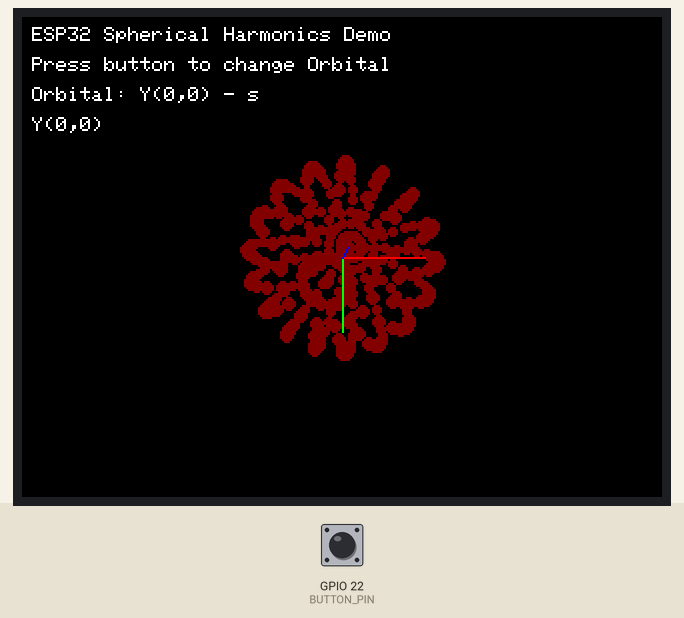
Bench run of a sketch on a simulated ESP32. On the bench: 320×240 colour display. Inputs (shaded band) come from the test bench; at power-on: GPIO 22 (BUTTON_PIN) HIGH. What the sketch prints to the serial monitor is not drawn.

Above: at 1.5 s.
1.6 s: GPIO 22 (BUTTON_PIN) pulled LOW for 0.15 s
At 2.17 s:
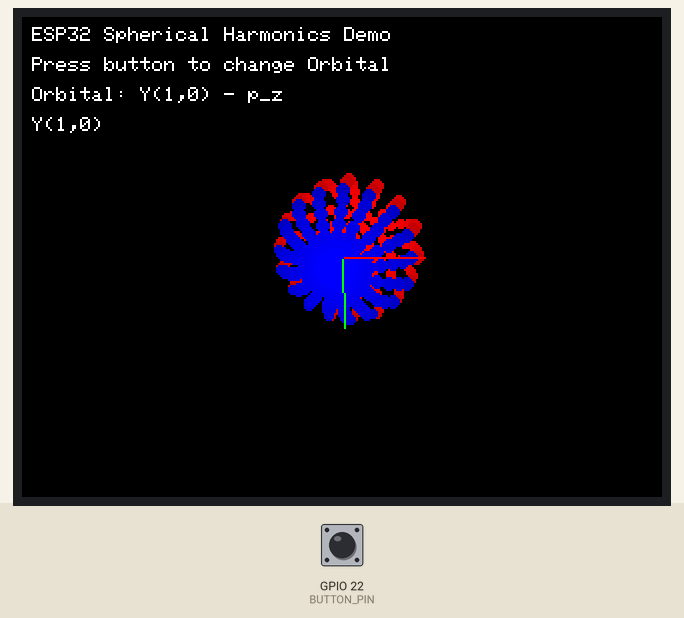
4.5 s: GPIO 22 (BUTTON_PIN) pulled LOW for 1 s
At 5.08 s:
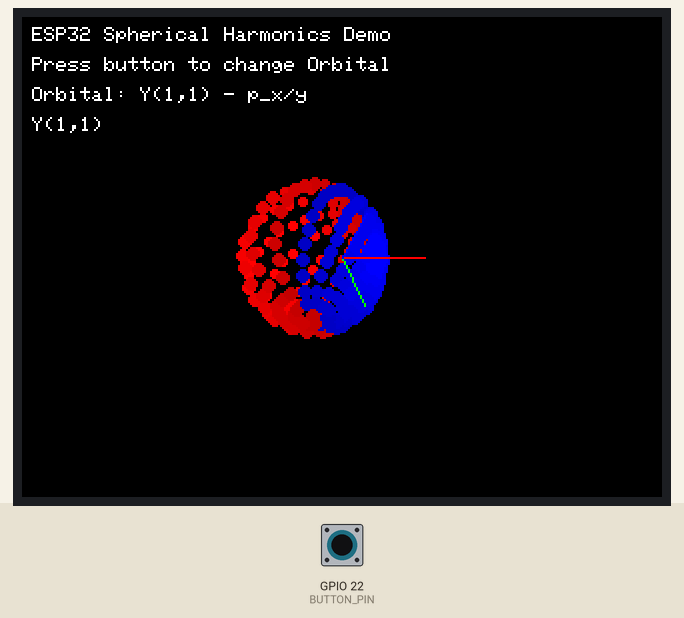
7.4 s: GPIO 22 (BUTTON_PIN) pulled LOW for 0.15 s
At 8.0 s:
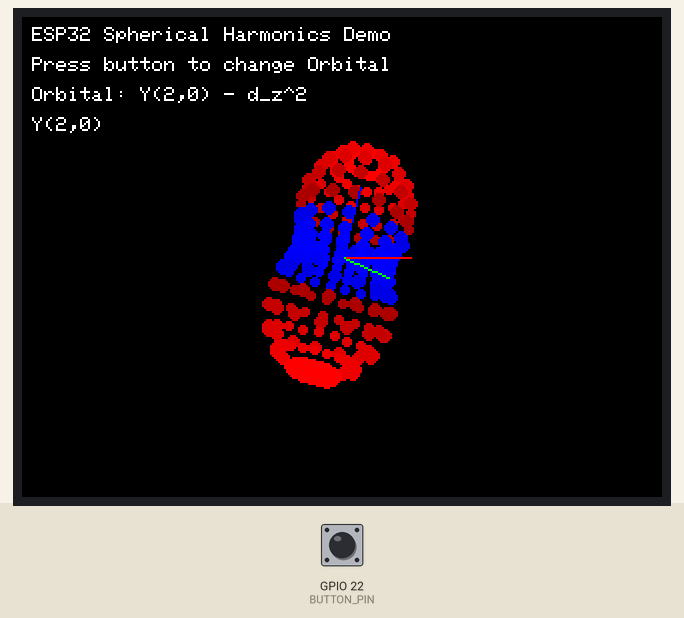
10.3 s: GPIO 22 (BUTTON_PIN) pulled LOW for 3.2 s
At 10.8 s:
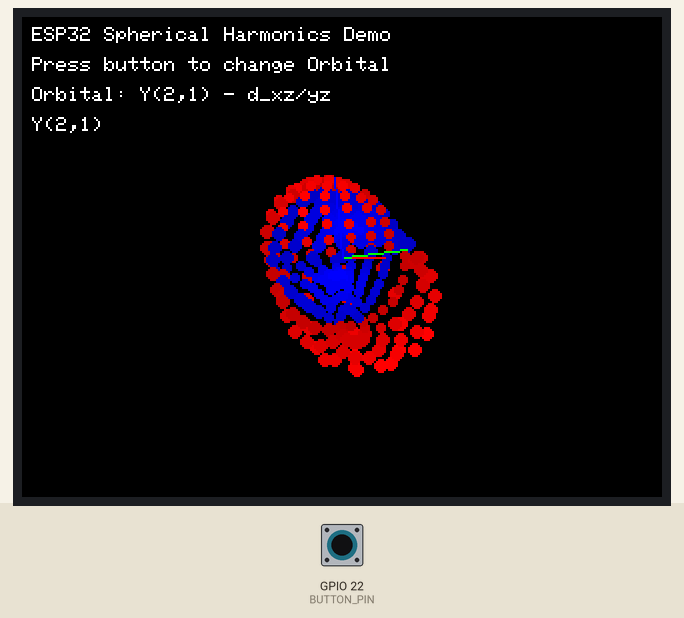
15.0 s: GPIO 22 (BUTTON_PIN) pulled LOW for 0.15 s
At 15.52 s:
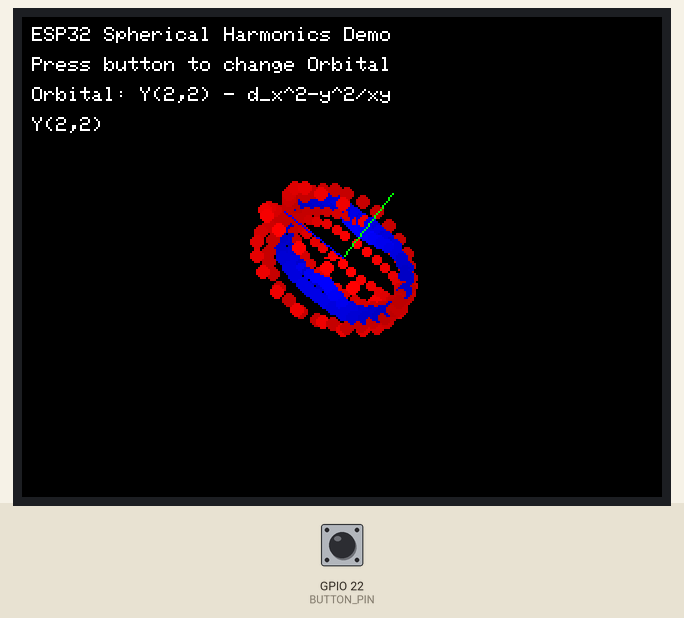
17.8 s: GPIO 22 (BUTTON_PIN) pulled LOW for 1 s
At 18.46 s:
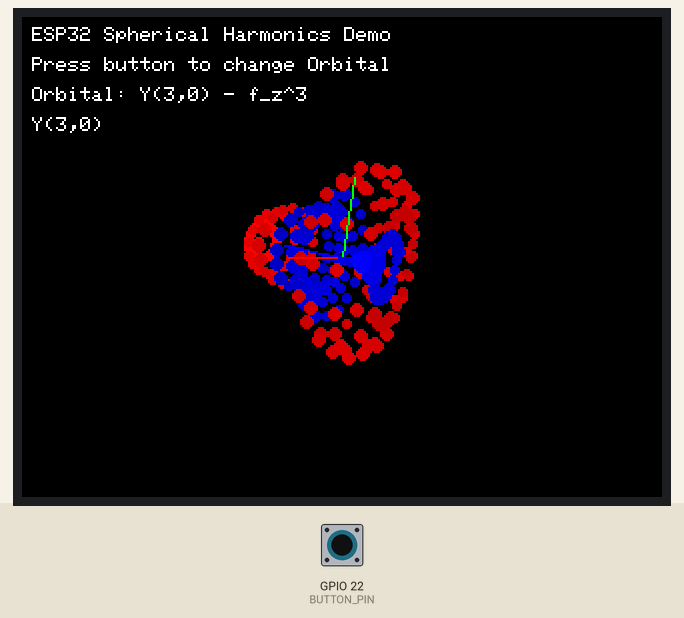
Timing chart, 0 to 20.8 s (numbered marks = the images above; inputs shaded):
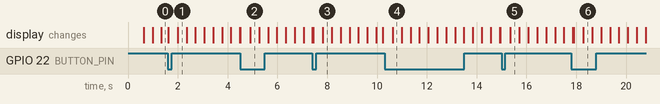

Measured:
- after the input at 10.3 s, the display: changes after 0.33 s (image 4)
- after the input at 15.0 s, the display: changes after 0.35 s (image 5)

The sketch:

demo_fix3.ino
```cpp
#include <TFT_eSPI.h>
#include <SPI.h>
#include <math.h>
#include <stdlib.h> // Required for atof and atoi

TFT_eSPI tft = TFT_eSPI();

// Screen dimensions
#define SCREEN_WIDTH tft.width()
#define SCREEN_HEIGHT tft.height()
#define SCREEN_CENTER_X (SCREEN_WIDTH / 2)
#define SCREEN_CENTER_Y (SCREEN_HEIGHT / 2)

// Color definitions
#define RED_COLOR TFT_RED
#define BLUE_COLOR TFT_BLUE
#define GREEN_COLOR TFT_GREEN
#define YELLOW_COLOR TFT_YELLOW
#define BLACK_COLOR TFT_BLACK
#define WHITE_COLOR TFT_WHITE
#define BACKGROUND_COLOR TFT_BLACK

// Spherical harmonics parameters - Configurable via Serial
float RADIUS = 70.0;
float POINT_SPACING = 6.0;
float ROTATION_SPEED = 0.02;
float ZOOM_FACTOR = 120.0;

const int numTheta = 18;
const int numPhi = 18;

// To store point coordinates for visualization
struct Point3D {
  float x, y, z;
  float r; // Radius from origin
  float value; // Value of the spherical harmonic
};

// Current spherical harmonic type - Now defined by l and m, and button cycles orbitals
int current_l = 0;
int current_m = 0;

// Define a list of orbitals (l, m pairs) to cycle through with the button
struct Orbital {
  int l;
  int m;
  const char* name; // Optional name for display
};

const Orbital orbitals[] = {
    {0, 0, "Y(0,0) - s"},       // s orbital
    {1, 0, "Y(1,0) - p_z"},     // p orbitals
    {1, 1, "Y(1,1) - p_x/y"},
    {2, 0, "Y(2,0) - d_z^2"},    // d orbitals
    {2, 1, "Y(2,1) - d_xz/yz"},
    {2, 2, "Y(2,2) - d_x^2-y^2/xy"},
    {3, 0, "Y(3,0) - f_z^3"},    // f orbitals (example)
    {3, 1, "Y(3,1) - f_xz^2/yz^2"},
    {3, 2, "Y(3,2) - f_xyz/z(x^2-y^2)"},
    {3, 3, "Y(3,3) - f_x^3/y^3"}
};
const int num_orbitals = sizeof(orbitals) / sizeof(orbitals[0]);
int current_orbital_index = 0;


// Rotation variables
float angle_x = 0.0;
float angle_y = 0.0;
float angle_z = 0.0;

// Button pin for orbital change
const int BUTTON_PIN = 22;
int lastButtonState = HIGH;
unsigned long lastDebounceTime = 0;
unsigned long debounceDelay = 100;

// Function prototypes
void drawSphericalHarmonic(int l, int m);
float sphericalHarmonic(int l, int m, float theta, float phi);
float associatedLegendre(int l, int m, float x);
float factorial(int n);
void processSerialCommand(); // New function to handle serial commands

void setup() {
  Serial.begin(115200);
  while (!Serial) {
    ; // Wait for serial port to connect. Needed for native USB on some systems
  }

  // Initialize display
  tft.init();
  tft.setRotation(1); // Adjust as needed for your display
  tft.fillScreen(BACKGROUND_COLOR);

  // Setup button for orbital change
  pinMode(BUTTON_PIN, INPUT_PULLUP);

  // Initialize current orbital from the list
  current_l = orbitals[current_orbital_index].l;
  current_m = orbitals[current_orbital_index].m;

  // Display initial info on TFT
  tft.setTextColor(WHITE_COLOR, BACKGROUND_COLOR);
  tft.setTextSize(1);
  tft.setCursor(5, 5);
  tft.println("ESP32 Spherical Harmonics Demo");
  tft.setCursor(5, 20);
  tft.println("Press button to change Orbital"); // Button now changes Orbitals

  // Print instructions to Serial Monitor
  Serial.println("\nESP32 Spherical Harmonics Demo - Serial Control Enabled");
  Serial.println("----------------------------------------------------");
  Serial.println("Use the serial monitor to adjust parameters.");
  Serial.println("Send commands in the format: parameter=value");
  Serial.println("Available parameters:");
  Serial.println("  l=[int]         - Spherical harmonic degree (l >= 0, e.g., l=3)");
  Serial.println("  m=[int]         - Spherical harmonic order (-l <= m <= l, e.g., m=2)");
  Serial.println("  speed=[float]     - Rotation speed (e.g., speed=0.01)");
  Serial.println("  zoom=[float]      - Zoom factor (e.g., zoom=150)");
  Serial.println("  radius=[float]    - Overall radius (e.g., radius=80)");
  Serial.println("  spacing=[float]   - Point spacing (e.g., spacing=5)");
  Serial.println("----------------------------------------------------");
  Serial.println("Button cycles through predefined orbitals.");
  Serial.println("Use serial commands 'l' and 'm' for direct control.");
  Serial.println("Current parameters:");
  Serial.print("  Orbital: "); Serial.println(orbitals[current_orbital_index].name);
  Serial.print("  l="); Serial.println(current_l);
  Serial.print("  m="); Serial.println(current_m);
  Serial.print("  speed="); Serial.println(ROTATION_SPEED);
  Serial.print("  zoom="); Serial.println(ZOOM_FACTOR);
  Serial.print("  radius="); Serial.println(RADIUS);
  Serial.print("  spacing="); Serial.println(POINT_SPACING);
  Serial.println("----------------------------------------------------\n");
}

void loop() {
  // Check for serial commands and process them
  processSerialCommand();

  // Check button for orbital change (cycles through predefined orbitals)
  int reading = digitalRead(BUTTON_PIN);
  if (reading != lastButtonState && millis() - lastDebounceTime > debounceDelay) {
    if (reading == LOW) { // Button pressed
      current_orbital_index = (current_orbital_index + 1) % num_orbitals; // Cycle through orbitals
      current_l = orbitals[current_orbital_index].l;
      current_m = orbitals[current_orbital_index].m;
      // Clear screen for new orbital
      tft.fillRect(0, 35, SCREEN_WIDTH, SCREEN_HEIGHT - 35, BACKGROUND_COLOR);
      Serial.print("Orbital changed by button to: "); Serial.println(orbitals[current_orbital_index].name);
      Serial.print("l="); Serial.print(current_l); Serial.print(", m="); Serial.println(current_m);
    }
    lastDebounceTime = millis();
  }
  lastButtonState = reading;

  // Update rotation angles
  angle_x += ROTATION_SPEED;
  angle_y += ROTATION_SPEED * 0.7;

  // Clear previous drawing, but keep the header
  tft.fillRect(0, 35, SCREEN_WIDTH, SCREEN_HEIGHT - 35, BACKGROUND_COLOR);

  // Display current orbital info
  tft.setCursor(5, 35);
  tft.print("Orbital: "); tft.println(orbitals[current_orbital_index].name); // Display orbital name
  tft.setCursor(5, 50); // Move cursor down a bit
  tft.print("Y("); tft.print(current_l); tft.print(","); tft.print(current_m); tft.println(")"); // Display Y(l,m)

  drawSphericalHarmonic(current_l, current_m);

  delay(30); // Control animation speed
}

// Function to process serial commands
void processSerialCommand() {
  if (Serial.available() > 0) {
    String command = Serial.readStringUntil('\n');
    command.trim(); // Remove leading/trailing whitespace

    int equalSignIndex = command.indexOf('=');
    if (equalSignIndex != -1) {
      String parameter = command.substring(0, equalSignIndex);
      String valueStr = command.substring(equalSignIndex + 1);

      parameter.trim();
      valueStr.trim();

      if (parameter.equalsIgnoreCase("l")) {
        int value = valueStr.toInt();
        if (value >= 0 && value <= 10) { // Example upper limit for l, adjust if needed
          current_l = value;
          current_m = min(current_m, current_l); // Keep m valid if l is reduced
          current_orbital_index = -1; // Invalidate orbital index for button cycle to restart from list beginning if button is used after serial l/m input
          tft.fillRect(0, 35, SCREEN_WIDTH, SCREEN_HEIGHT - 35, BACKGROUND_COLOR); // Clear for new harmonic
          Serial.print("Spherical harmonic degree (l) set to: "); Serial.println(current_l);
        } else {
          Serial.println("Invalid l value. Must be between 0 and 10 (example limit).");
        }
      } else if (parameter.equalsIgnoreCase("m")) {
        int value = valueStr.toInt();
        if (value >= -current_l && value <= current_l) { // Validate m based on current l
          current_m = value;
          current_orbital_index = -1; // Invalidate orbital index for button cycle to restart from list beginning if button is used after serial l/m input
          tft.fillRect(0, 35, SCREEN_WIDTH, SCREEN_HEIGHT - 35, BACKGROUND_COLOR); // Clear for new harmonic
          Serial.print("Spherical harmonic order (m) set to: "); Serial.println(current_m);
        } else {
          Serial.println("Invalid m value. Must be between -" + String(current_l) + " and " + String(current_l) + " for current l=" + String(current_l));
        }
      }  else if (parameter.equalsIgnoreCase("speed")) {
        float value = valueStr.toFloat();
        ROTATION_SPEED = value;
        Serial.print("Rotation speed set to: "); Serial.println(ROTATION_SPEED);
      } else if (parameter.equalsIgnoreCase("zoom")) {
        float value = valueStr.toFloat();
        ZOOM_FACTOR = value;
        Serial.print("Zoom factor set to: "); Serial.println(ZOOM_FACTOR);
      } else if (parameter.equalsIgnoreCase("radius")) {
        float value = valueStr.toFloat();
        RADIUS = value;
        Serial.print("Radius set to: "); Serial.println(RADIUS);
      } else if (parameter.equalsIgnoreCase("spacing")) {
        float value = valueStr.toFloat();
        POINT_SPACING = value;
        Serial.print("Point spacing set to: "); Serial.println(POINT_SPACING);
      } else {
        Serial.print("Unknown parameter: "); Serial.println(parameter);
        Serial.println("Available parameters are: l, m, speed, zoom, radius, spacing");
      }
    } else {
      Serial.println("Invalid command format. Use parameter=value");
    }
  }
}


// Calculate and draw the selected spherical harmonic
void drawSphericalHarmonic(int l, int m) {

  Point3D points[numTheta * numPhi];

  int idx = 0;
  float min_value = 1000.0;
  float max_value = -1000.0;

  // Calculate spherical harmonic values at various points on a sphere
  for (int i = 0; i < numTheta; i++) {
    float theta = M_PI * i / (numTheta - 1);
    for (int j = 0; j < numPhi; j++) {
      float phi = 2.0 * M_PI * j / (numPhi - 1);

      // Calculate spherical harmonic value
      float value = sphericalHarmonic(l, m, theta, phi);

      // Store the min/max values for normalization
      if (value < min_value) min_value = value;
      if (value > max_value) max_value = value;

      // Convert to cartesian coordinates
      // Scale the radius by the harmonic value (amplify for visualization)
      float r = RADIUS * (0.5 + 0.5 * value);
      float sin_theta = sin(theta);

      points[idx].x = r * sin_theta * cos(phi);
      points[idx].y = r * sin_theta * sin(phi);
      points[idx].z = r * cos(theta);
      points[idx].value = value;
      points[idx].r = r;

      idx++;
    }
  }

  // Normalize the values for color mapping
  float range = max_value - min_value;
  if (range < 0.001) range = 1.0; // Prevent division by zero

  // Draw the points
  for (int i = 0; i < numTheta * numPhi; i++) {
    // Apply rotation
    float x = points[i].x;
    float y = points[i].y;
    float z = points[i].z;

    // Rotate around X axis
    float y1 = y * cos(angle_x) - z * sin(angle_x);
    float z1 = y * sin(angle_x) + z * cos(angle_x);

    // Rotate around Y axis
    float x2 = x * cos(angle_y) + z1 * sin(angle_y);
    float z2 = -x * sin(angle_y) + z1 * cos(angle_y);

    // Project 3D to 2D with perspective
    float scale = ZOOM_FACTOR / (ZOOM_FACTOR + z2);
    int screen_x = SCREEN_CENTER_X + (int)(x2 * scale);
    int screen_y = SCREEN_CENTER_Y + (int)(y1 * scale);

    // Skip if outside screen
    if (screen_x < 0 || screen_x >= SCREEN_WIDTH || screen_y < 0 || screen_y >= SCREEN_HEIGHT)
      continue;

    // Determine color based on value (positive = RED, negative = BLUE)
    uint16_t color;
    float normalized_value = (points[i].value - min_value) / range;
    if (points[i].value >= 0) {
      // Positive values: RED with intensity based on value
      uint8_t intensity = 128 + (uint8_t)(normalized_value * 127);
      color = tft.color565(intensity, 0, 0);
    } else {
      // Negative values: BLUE with intensity based on value
      uint8_t intensity = 128 + (uint8_t)((1.0 - normalized_value) * 127);
      color = tft.color565(0, 0, intensity);
    }

    // Draw point
    int radius = max(1, min(3, (int)(scale * POINT_SPACING/2.0))); // radius adjusted by spacing, smaller spacing -> smaller points
    tft.fillCircle(screen_x, screen_y, radius, color);
  }

  // Draw coordinate axes for reference
  int axis_length = 40;

  // X-axis (rotated)
  float x1 = axis_length;
  float y1 = 0;
  float z1 = 0;

  // Apply same rotation as points
  float y1_rot = y1 * cos(angle_x) - z1 * sin(angle_x);
  float z1_rot = y1 * sin(angle_x) + z1 * cos(angle_x);
  float x1_rot = x1 * cos(angle_y) + z1_rot * sin(angle_y);
  float z1_final = -x1 * sin(angle_y) + z1_rot * cos(angle_y);

  float scale = ZOOM_FACTOR / (ZOOM_FACTOR + z1_final);
  int x_end = SCREEN_CENTER_X + (int)(x1_rot * scale);
  int y_end = SCREEN_CENTER_Y + (int)(y1_rot * scale);

  tft.drawLine(SCREEN_CENTER_X, SCREEN_CENTER_Y, x_end, y_end, RED_COLOR);

  // Y-axis (rotated)
  float x2 = 0;
  float y2 = axis_length;
  float z2 = 0;

  y1_rot = y2 * cos(angle_x) - z2 * sin(angle_x);
  z1_rot = y2 * sin(angle_x) + z2 * cos(angle_x);
  x1_rot = x2 * cos(angle_y) + z1_rot * sin(angle_y);
  z1_final = -x2 * sin(angle_y) + z1_rot * cos(angle_y);

  scale = ZOOM_FACTOR / (ZOOM_FACTOR + z1_final);
  x_end = SCREEN_CENTER_X + (int)(x1_rot * scale);
  y_end = SCREEN_CENTER_Y + (int)(y1_rot * scale);

  tft.drawLine(SCREEN_CENTER_X, SCREEN_CENTER_Y, x_end, y_end, GREEN_COLOR);

  // Z-axis (rotated)
  float x3 = 0;
  float y3 = 0;
  float z3 = axis_length;

  y1_rot = y3 * cos(angle_x) - z3 * sin(angle_x);
  z1_rot = y3 * sin(angle_x) + z3 * cos(angle_x);
  x1_rot = x3 * cos(angle_y) + z1_rot * sin(angle_y);
  z1_final = -x3 * sin(angle_y) + z1_rot * cos(angle_y);

  scale = ZOOM_FACTOR / (ZOOM_FACTOR + z1_final);
  x_end = SCREEN_CENTER_X + (int)(x1_rot * scale);
  y_end = SCREEN_CENTER_Y + (int)(y1_rot * scale);

  tft.drawLine(SCREEN_CENTER_X, SCREEN_CENTER_Y, x_end, y_end, BLUE_COLOR);
}

// Calculate spherical harmonic Y_l^m(theta, phi) - REAL VERSION
float sphericalHarmonic(int l, int m, float theta, float phi) {
    float m_abs = abs(m);
    float legendre = associatedLegendre(l, m_abs, cos(theta));
    float norm = sqrt((2.0 * l + 1.0) * factorial(l - m_abs) /
                       (4.0 * M_PI * factorial(l + m_abs)));
    float angular;

    if (m == 0) {
        angular = 1.0; // Zonal harmonics (m=0) are real and azimuthally independent
    } else if (m > 0) {
        angular = sqrt(2.0) * cos(m * phi); // Real part combination
    } else { // m < 0
        angular = sqrt(2.0) * sin(m_abs * phi); // Imaginary part combination, adjusted for real SH
    }

    return norm * legendre * angular;
}


// Calculate associated Legendre polynomial P_l^m(x) for m >= 0
float associatedLegendre(int l, int m, float x) {
  if (m < 0 || m > l) {
    return 0.0; // Definition: P_l^m = 0 if m < 0 or m > l
  }
  if (m == 0) {
    if (l == 0) return 1.0;
    if (l == 1) return x;
    // Recurrence relation for P_l^0(x)
    float P_l_minus_1 = associatedLegendre(l - 1, 0, x);
    float P_l_minus_2 = associatedLegendre(l - 2, 0, x);
    return ((2.0 * l - 1.0) * x * P_l_minus_1 - (l - 1.0) * P_l_minus_2) / l;

  } else if (m == l) {
    if (l == 0) return 1.0; // Though m should be > 0 for this branch, to be safe
    if (l == 1) return -sqrt(1.0 - x*x); // or sqrt(1-x^2) depending on phase convention
    // Formula for P_l^l(x)
    return -(2.0 * l - 1.0) * sqrt(1.0 - x*x) * associatedLegendre(l - 1, l - 1, x);

  } else if (m < l) {
    // Recurrence relation for P_l^m(x)
    float P_l_minus_1_m = associatedLegendre(l - 1, m, x);
    float P_l_minus_2_m = associatedLegendre(l - 2, m, x);
    return ((2.0 * l - 1.0) * x * P_l_minus_1_m - (l + m - 1.0) * P_l_minus_2_m) / (l - m);
  }
  return 0.0; // Should not reach here, but for safety
}


// Simple factorial function
float factorial(int n) {
  if (n <= 1) return 1.0;

  float result = 1.0;
  for (int i = 2; i <= n; i++) {
    result *= i;
  }
  return result;
}
```
